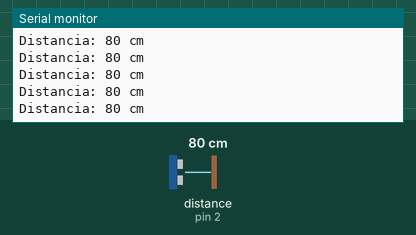
The sketch below on a simulated Arduino Uno, built with avr-gcc and run on an emulated ATmega328P. Parts: the last lines printed to the serial monitor. Wiring (inferred from the names in the program): ultrasonic range finder: trigger pin 3; echo pin 2. The test bench sets the inputs (shaded band); at power-on: distance to the obstacle (sensor on pin 2) 80 cm. The echo pulse lasts 58.3 µs per cm.

Above: at 1.2 s.
1.3 s: distance to the obstacle (sensor on pin 2) set to 120 cm
At 2.1 s:
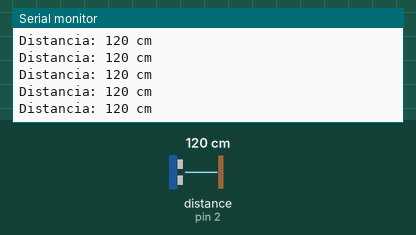
4.3 s: distance to the obstacle (sensor on pin 2) set to 2 cm
At 5.4 s:
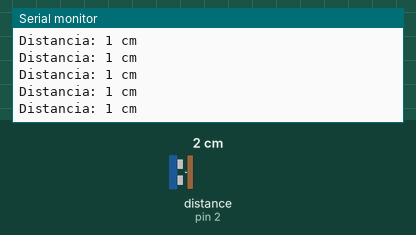
7.3 s: distance to the obstacle (sensor on pin 2) set to 18 cm
At 8.1 s:
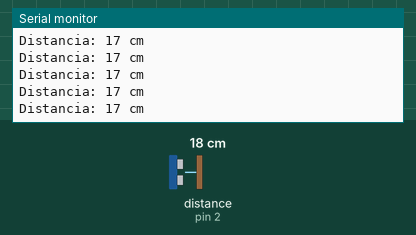
10.3 s: distance to the obstacle (sensor on pin 2) set to 4 cm
At 10.9 s:
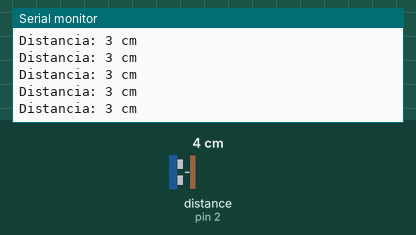
13.3 s: distance to the obstacle (sensor on pin 2) set to 35 cm
At 14.4 s:
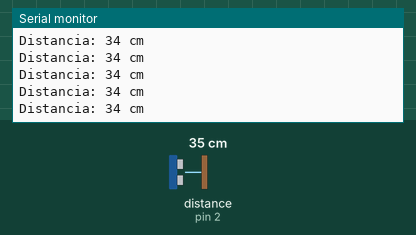
Timing chart, 0 to 16.3 s (numbered marks = the images above; inputs shaded):
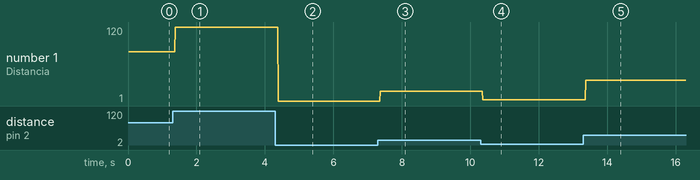

The sketch:

Sensor_Ultrassonico.ino
```cpp
#define echoPin 2
#define trigPin 3

long duracao; //Duração do tempo da onda de som
int distancia; //Distancia entre o sensor e o objeto


void setup(){

  pinMode(trigPin, OUTPUT);
  pinMode(echoPin, INPUT);

  Serial.begin(9600);
  Serial.println("Teste Iniciado");

}


void loop(){

  getDuracao();
  distancia = getDistancia(duracao);

  Serial.print("Distancia: ");
  Serial.print(distancia);
  Serial.println(" cm");


}

long getDuracao(){

  digitalWrite(trigPin, LOW);
  delayMicroseconds(5);

  digitalWrite(trigPin, HIGH);
  delayMicroseconds(10);
  digitalWrite(trigPin, LOW);

  duracao = pulseIn(echoPin, HIGH);

}

int getDistancia(long duracao){

  int dist = duracao/29/2;
  return dist;

}
```

Measured:
- after the input at 1.3 s, the serial monitor: prints a new line after 0.08 s (image 1)
- after the input at 4.3 s, the serial monitor: prints a new line after 0.09 s (image 2)
- after the input at 7.3 s, the serial monitor: prints a new line after 0.07 s (image 3)
- after the input at 10.3 s, the serial monitor: prints a new line after 0.07 s (image 4)
- after the input at 13.3 s, the serial monitor: prints a new line after 0.08 s (image 5)
- plotted number 1: 80 → 120 after the input at 1.3 s, 120 → 1 after the input at 4.3 s, 1 → 17 after the input at 7.3 s, 17 → 3 after the input at 10.3 s, 3 → 34 after the input at 13.3 s
